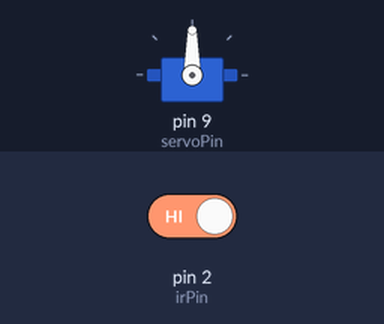
The sketch below on a simulated Arduino Uno, built with avr-gcc and run on an emulated ATmega328P. Shown: servo. The test bench sets the inputs (shaded band); at power-on: pin 2 (irPin) HIGH.

Above: at 1.2 s.
1.3 s: pin 2 (irPin) driven LOW
At 1.7 s:
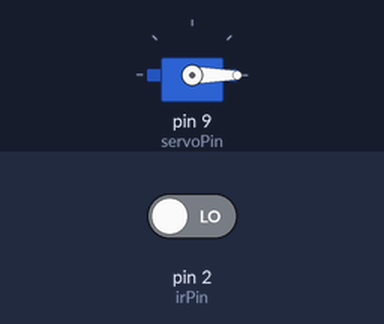
2.8 s: pin 2 (irPin) driven HIGH
At 5.2 s:
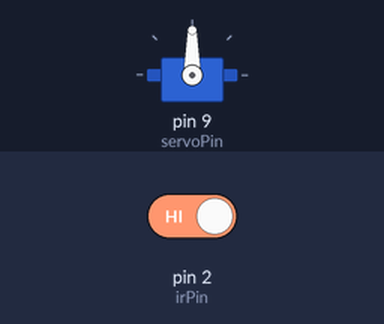
Timing chart, 0 to 6.7 s (numbered marks = the images above; inputs shaded):
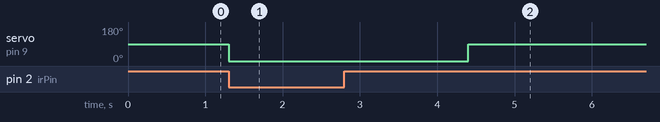

Measured:
- after the input at 1.3 s, servo on pin 9 (servoPin): 90° → 0° at once
- after the input at 2.8 s, servo on pin 9 (servoPin): 0° → 90° after 1.6 s

The sketch:

IRShield.ino
```cpp
#include <Servo.h>

Servo doorServo;
const int irPin = 2;       // IR sensor signal connected to pin 2
const int servoPin = 9;    // Servo signal connected to pin 9

void setup() {
  doorServo.attach(servoPin);
  pinMode(irPin, INPUT_PULLUP); // Use internal pull-up resistor

  // Start with the shield in its original position
  doorServo.write(90);
}

void loop() {
  int beamState = digitalRead(irPin);

  if (beamState == LOW) { // LOW means the beam is broken (debris detected)
    doorServo.write(0);  // Deploy the Shield(rotate servo to 0 degrees)
    delay(3000);          // Wait for 3 seconds
  } else {
    doorServo.write(90);   // Close shield to original position (rotate servo back to 90 degrees)
  }

  delay(100); // Small delay to prevent system overload
}
```
